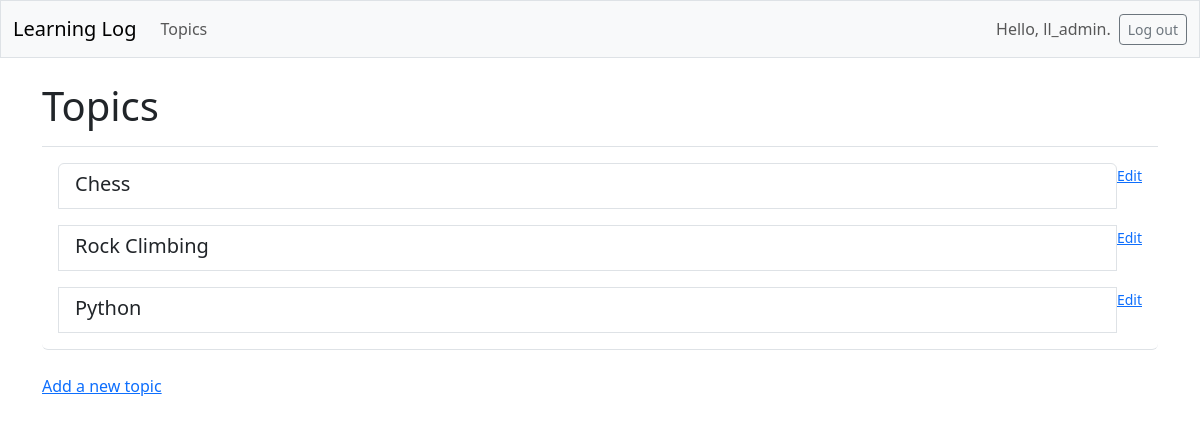
The app's page /topics/ (signed in) with its own data.
### learning_logs/models.py (models this page shows, shortened)
class Topic(models.Model):
    text = models.CharField(max_length=200)
    date_added = models.DateTimeField(auto_now_add=True)
    owner = models.ForeignKey(User,
                              on_delete=models.CASCADE)  # Added an owner field to Topic, which establishes a foreign key relationship to the User Model. If user is deleted, all the topics associated with that user will be deleted as well.

### learning_logs/views.py (the view)
# urls.py: path('topics/', views.topics, name='topics'),
@login_required  # This will prevent unauthenticated user to request a page protected by it. Only login user can access.
def topics(request):
    topics = Topic.objects.filter(owner=request.user).order_by(
        'date_added')  # filtering the topics based on the user who has added that topic
    context = {'topics': topics}
    return render(request, 'learning_logs/topics.html', context)

### learning_logs/templates/learning_logs/topics.html
{% extends 'learning_logs/base.html' %}
{% block page_header %}
<h1>Topics</h1>
{% endblock page_header %}
{% block content %}
<ul class="list-group border-bottom pb-2 mb-4">
    {% for topic in topics %}
    <li class="list-group-item d-flex justify-content-between align-items-start border-0">
        <a href="{% url 'learning_logs:topic' topic.id %}" class="list-group-item list-group-item-action">
            <div class="d-flex w-1000 justify-content-between">
                <h5 class="mb-1">{{topic.text}}</h5>
            </div>
        </a>
        <p>
            <small><a href="{% url 'learning_logs:edit_topic' topic.id %}">
            Edit
            </a></small>
        </p>
    </li>
    {% endfor %}
</ul>
<a href="{% url 'learning_logs:new_topic' %}">Add a new topic</a>
{% endblock content %}

### learning_logs/templates/learning_logs/base.html (shortened to what this page needs)
<!doctype html>
<html lang="en">
<head>
    {% load django_bootstrap5 %}
    {% bootstrap_css %}
</head>
<body>
<nav class="navbar navbar-expand-md navbar-light bg-light mb-4 border">
    <div class="container-fluid">
        <a class="navbar-brand" href="{% url 'learning_logs:index' %}">
            Learning Log</a>
        <div class="collapse navbar-collapse" id="navbarCollapse">
            <ul class="navbar-nav me-auto mb-2 mb-md-0">
                <li class="nav-item">
                    <a class="nav-link" href="{% url 'learning_logs:topics' %}">
                        Topics
                    </a>
                </li>
            </ul>
            <ul class="navbar-nav ms-auto mb-2 mb-md-0">
                {% if user.is_authenticated %}
                <li class="nav-item">
                    <span class="navbar-text me-2">Hello, {{user.username}}.
                    </span>
                </li>
                {% endif %}
            </ul>
            {% if user.is_authenticated %}
            <form action="{% url 'accounts:logout' %}" method="post">
                <button name="submit" class="btn btn-outline-secondary btn-sm">
                    Log out
                </button>
            </form>
            {% endif %}
        </div>
    </div>
</nav>
<main class="container">
    <div class="pb-2 mb-2 border-bottom">
        {% block page_header %}{% endblock page_header %}
    </div>
    <div>
        {% block content %}{% endblock content %}
    </div>
</main>
</body>
</html>

### records on screen
Topic: text "Chess"
Topic: text "Rock Climbing"
Topic: text "Python"

### other values on screen
{{ user.username }} "ll_admin"
